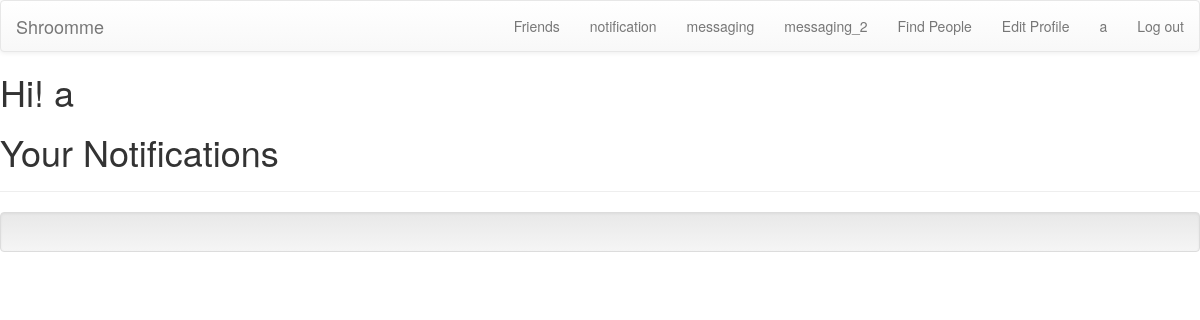
Page /notification/ (signed in) on the earlier database version.
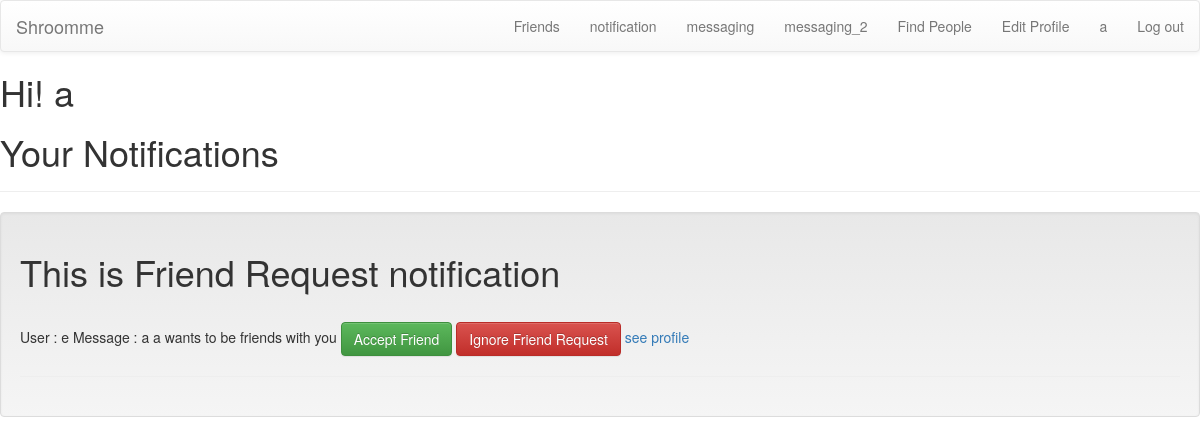
Same page on the later database version.
### notification/models.py (models this page shows)
class Notification(models.Model):
	user1 = models.ForeignKey(settings.AUTH_USER_MODEL,blank = False,null = False)
	user2 = models.ForeignKey(settings.AUTH_USER_MODEL,null = False,related_name="notification+")
	user1_uuid = models.UUIDField(blank = True,null = True)
	user2_uuid = models.UUIDField(blank = True,null = True)
	message = models.CharField(max_length=50,blank=False,null=False,default = "Unspecified")
	read = models.BooleanField(default = False)
	created = models.DateTimeField(auto_now_add=True)
	notification_type = models.CharField(max_length=2,choices=constants.NOTIFICATION_TYPE,default="FR")
	notification_id = models.UUIDField(primary_key=True, default=uuid.uuid4, editable=False)
	target_id = models.UUIDField(default=uuid.uuid4,blank = False) #--> conversation ID + friend_relation ID

### notification/views.py (the view)
# urls.py: url(r'^notification/$','notification.views.show_notification',name='show_notification'),
def show_notification(request):
	notification_result = Notification.objects.filter(user2=request.user)
	context = {"notification_result":notification_result}
	return render(request,"show_notification.html",context)

### templates/show_notification.html (shortened to what this page needs)
{% load staticfiles %}
<html>
	<body>
		<link rel="stylesheet" href="{% static "myprofile.css" %}">
		{% include 'navbar.html' %}
		<h1>Hi! {{ user.username }}</h1>
		<h1> Your Notifications </h1>
		<hr>
		<div class = "well">
			{% for elem in notification_result %}
				<div id = '{{elem.notification_id}}'>
					{% if elem.notification_type == 'FR'%}
						<h1>This is Friend Request notification</h1>
						<br>
						User : {{elem.user1}}
						Message : {{elem.message}}
					    <div class = "btn btn-success" id="accept_friend" target = '{{elem.target_id}}' this = '{{elem.notification_id}}' user1_uuid='{{elem.user1_uuid}}' user2_uuid='{{elem.user2_uuid}}'>
					    	Accept Friend
					    </div>
					    <div class = "btn btn-danger" id="ignore_friend" target = '{{elem.target_id}}' this = '{{elem.notification_id}}' user1_uuid='{{elem.user1_uuid}}' user2_uuid='{{elem.user2_uuid}}'>
					    	Ignore Friend Request
					    </div>
						<a href="../show_user/?profile_id={{elem.user1_uuid}}">see profile </a>
				{% endif %}
					<hr>
				</div>
			{% endfor %}
		</div>
	</body>
</html>

Differences in the rows shown:
added Notification: user1 "e", message "a a wants to be friends with you"
